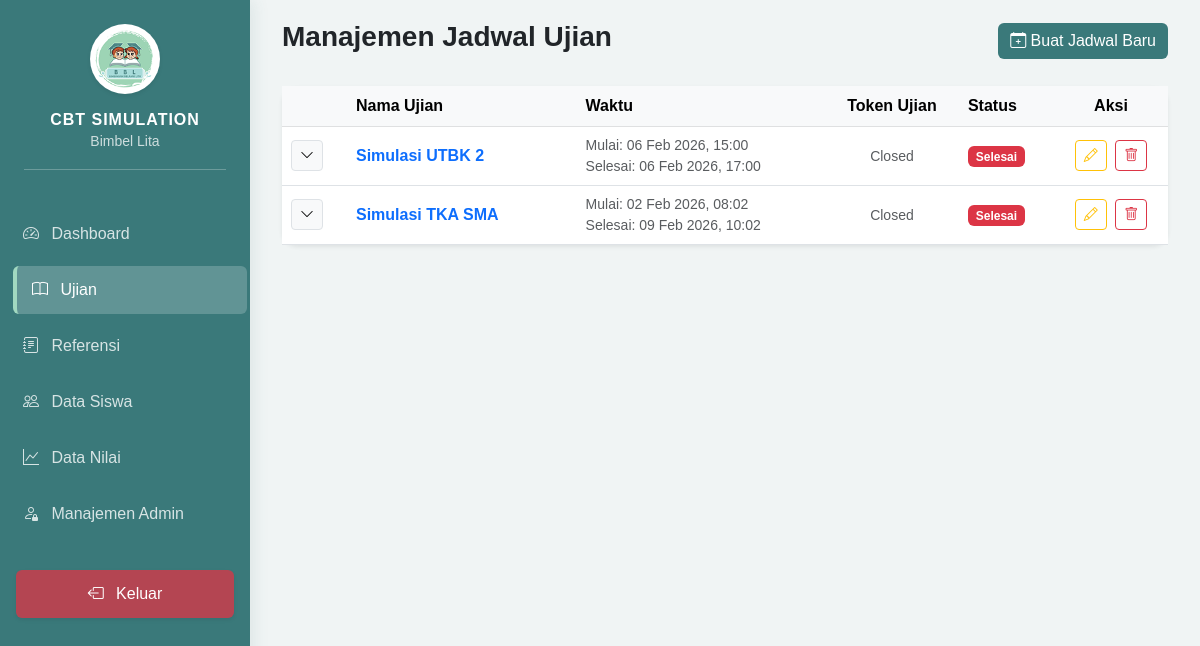
Page /admin/dashboard.php?page=exams (signed in) on the earlier database version.
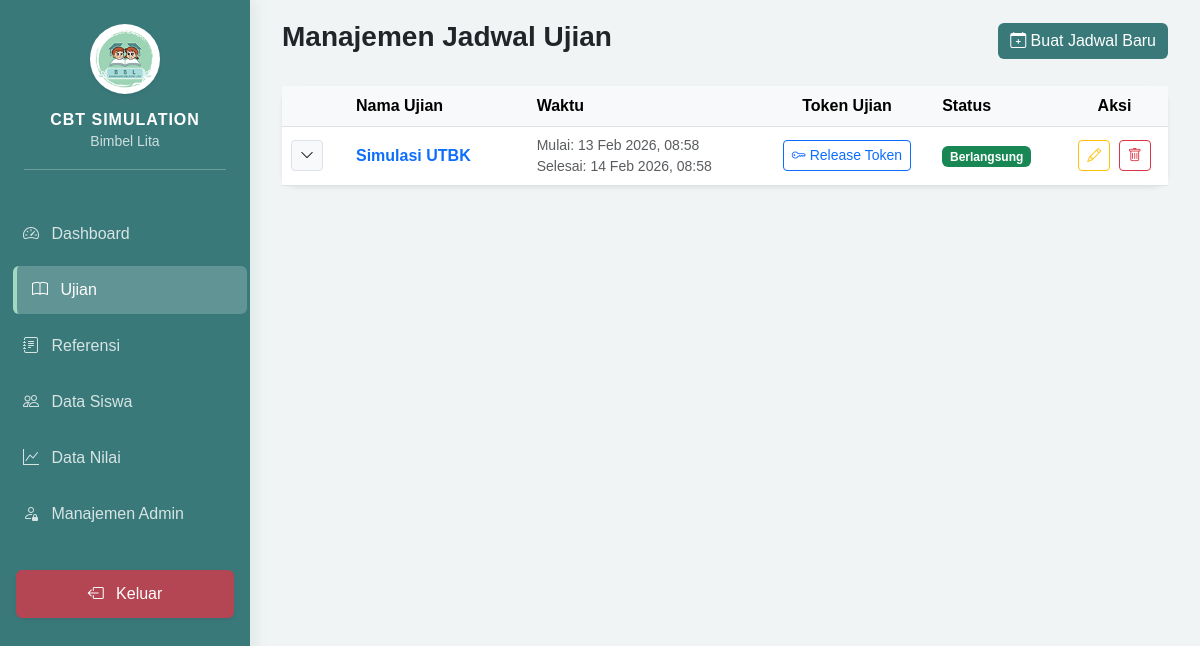
Same page on the later database version.
### tables this page shows
CREATE TABLE `exams` (
  `id` int NOT NULL,
  `exam_name` varchar(255) NOT NULL,
  `start_date` datetime NOT NULL,
  `end_date` datetime NOT NULL,
  `is_active` tinyint(1) DEFAULT '1',
  `created_at` timestamp NULL DEFAULT CURRENT_TIMESTAMP
);

### admin/modules/exams/index.php (the view, shortened to what this page needs)
<?php
require_once '../config/database.php';
$stmt = $pdo->query("SELECT * FROM exams ORDER BY start_date DESC");
$exams = $stmt->fetchAll();
?>
<div class="d-flex justify-content-between align-items-center mb-4">
    <h3 class="fw-bold">Manajemen Jadwal Ujian</h3>
    <button class="btn btn-primary" data-bs-toggle="modal" data-bs-target="#addExamModal">
        <i class="bi bi-calendar-plus"></i> Buat Jadwal Baru
    </button>
</div>
<div class="card border-0 shadow-sm">
    <div class="card-body p-0">
        <div class="table-responsive">
            <table class="table table-hover mb-0 align-middle">
                <thead class="table-light">
                    <tr>
                        <th width="50px"></th>
                        <th class="px-4">Nama Ujian</th>
                        <th>Waktu</th>
                        <th class="text-center">Token Ujian</th> <th>Status</th>
                        <th class="text-center">Aksi</th>
                    </tr>
                </thead>
                <tbody>
                    <?php foreach ($exams as $e): ?>
                    <?php
                        $now = date('Y-m-d H:i:s');
                        $is_started = ($now >= $e['start_date'] && $now <= $e['end_date']);
                        $is_finished = ($now > $e['end_date']);
                    ?>
                    <tr>
                        <td class="text-center">
                            <button class="btn btn-sm btn-light border" type="button" data-bs-toggle="collapse" data-bs-target="#subject-<?= $e['id'] ?>">
                                <i class="bi bi-chevron-down"></i>
                            </button>
                        </td>
                        <td class="px-4 fw-bold text-primary"><?= htmlspecialchars($e['exam_name']) ?></td>
                        <td>
                            <small class="d-block text-muted">Mulai: <?= date('d M Y, H:i', strtotime($e['start_date'])) ?></small>
                            <small class="d-block text-muted">Selesai: <?= date('d M Y, H:i', strtotime($e['end_date'])) ?></small>
                        </td>
                        <td class="text-center">
                            <?php if ($is_started): ?>
                                <div id="token-box-<?= $e['id'] ?>">
                                    <button class="btn btn-sm btn-outline-primary" onclick="initToken(<?= $e['id'] ?>)">
                                        <i class="bi bi-key"></i> Release Token
                                    </button>
                                </div>
                            <?php elseif ($is_finished): ?>
                                <span class="text-muted small">Closed</span>
                            <?php else: ?>
                                <span class="text-muted small">Belum Mulai</span>
                            <?php endif; ?>
                        </td>
                        <td>
                            <?php
                            if ($now < $e['start_date']) echo '<span class="badge bg-warning">Belum Mulai</span>';
                            elseif ($now > $e['end_date']) echo '<span class="badge bg-danger">Selesai</span>';
                            else echo '<span class="badge bg-success">Berlangsung</span>';
                            ?>
                        </td>
                        <td class="text-center">
                            <button class="btn btn-sm btn-outline-warning me-1" data-bs-toggle="modal" data-bs-target="#editExamModal<?= $e['id'] ?>">
                                <i class="bi bi-pencil"></i>
                            </button>
                            <a href="modules/exams/process.php?action=delete&id=<?= $e['id'] ?>"
                               class="btn btn-sm btn-outline-danger"
                               onclick="return confirm('Menghapus Exam akan menghapus semua Subject di dalamnya. Lanjutkan?')">
                                <i class="bi bi-trash"></i>
                            </a>
                        </td>
                    </tr>
                    <?php endforeach; ?>
                </tbody>
            </table>
        </div>
    </div>
</div>

### includes/header.php (shortened to what this page needs)
<!DOCTYPE html>
<html lang="id">
<head>
    <link href="https://cdn.jsdelivr.net/npm/bootstrap@5.3.0/dist/css/bootstrap.min.css" rel="stylesheet">
    <link rel="stylesheet" href="https://cdn.jsdelivr.net/npm/bootstrap-icons@1.11.0/font/bootstrap-icons.css">
</head>
<body>
<div class="sidebar" id="sidebar">
    <div class="p-4 text-center">
        <img src="../assets/img/logo-bimbel.png" alt="Logo" class="rounded-circle bg-white p-1 mb-3 shadow-sm" style="width: 70px; height: 70px; object-fit: contain;">
        <h6 class="fw-bold mb-0" style="letter-spacing: 1px;">CBT SIMULATION</h6>
        <small class="opacity-75">Bimbel Lita</small>
        <hr class="bg-white opacity-25 mt-3">
    </div>
    <ul class="nav flex-column px-2">
        <li class="nav-item">
            <a href="dashboard.php" class="nav-link mb-2 rounded <?= !isset($_GET['page']) ? 'active' : '' ?>">
                <i class="bi bi-speedometer2 me-2"></i> Dashboard
            </a>
        </li>
        <li class="nav-item">
            <a href="dashboard.php?page=exams" class="nav-link mb-2 rounded <?= ($_GET['page'] ?? '') == 'exams' ? 'active' : '' ?>">
                <i class="bi bi-book me-2"></i> Ujian
            </a>
        </li>
        <li class="nav-item">
            <a href="dashboard.php?page=references" class="nav-link mb-2 rounded <?= ($_GET['page'] ?? '') == 'references' ? 'active' : '' ?>">
                <i class="bi bi-journal-text me-2"></i> Referensi
            </a>
        </li>
        <li class="nav-item">
            <a href="dashboard.php?page=students" class="nav-link mb-2 rounded <?= ($_GET['page'] ?? '') == 'students' ? 'active' : '' ?>">
                <i class="bi bi-people me-2"></i> Data Siswa
            </a>
        </li>
        <li class="nav-item">
            <a href="dashboard.php?page=scores" class="nav-link mb-2 rounded <?= ($_GET['page'] ?? '') == 'scores' ? 'active' : '' ?>">
                <i class="bi bi-graph-up me-2"></i> Data Nilai
            </a>
        </li>
        <li class="nav-item">
            <a href="dashboard.php?page=admins" class="nav-link mb-2 rounded <?= ($_GET['page'] ?? '') == 'admins' ? 'active' : '' ?>">
                <i class="bi bi-person-lock me-2"></i> Manajemen Admin
            </a>
        </li>
        <li class="nav-item mt-4">
            <a href="../logout.php" class="nav-link mb-2 rounded text-white bg-danger bg-opacity-75 mx-2 text-center shadow-sm">
                <i class="bi bi-box-arrow-left me-2"></i> Keluar
            </a>
        </li>
    </ul>
</div>
<div class="main-content">

### admin/dashboard.php (shortened to what this page needs)
<?php
require_once '../config/database.php';
include '../includes/header.php';
$page = $_GET['page'] ?? 'main';
?>
<div class="container-fluid">
    <?php
    switch ($page) {
        case 'exams':
            include 'modules/exams/index.php';
            break;
            ?>
            <?php
    }
    ?>
</div>
<?php include '../includes/footer.php'; ?>

### includes/footer.php (shortened to what this page needs)
</div> <script src="https://code.jquery.com/jquery-3.7.0.min.js"></script>
    <link href="https://cdn.jsdelivr.net/npm/quill@2.0.3/dist/quill.snow.css" rel="stylesheet">
</body>
</html>

### includes/header.php (style rules this page uses)
:root { --sidebar-width: 250px; --primary-teal: #3a797a; --mint-green: #a2d9c1; --mint-light: #f0fdf4; }
body { background-color: #f0f4f4; font-family: 'Poppins', sans-serif; }
.sidebar { width: var(--sidebar-width); height: 100vh; position: fixed; background: var(--primary-teal); color: white; transition: 0.3s; z-index: 1000; box-shadow: 4px 0 15px rgba(58, 121, 122, 0.1); }
.main-content { margin-left: var(--sidebar-width); transition: 0.3s; padding: 20px; }
.nav-link { color: rgba(255,255,255,0.8); font-weight: 500; padding: 12px 15px; margin-bottom: 5px; transition: all 0.2s; }
.nav-link:hover, .nav-link.active { color: white; background: rgba(255,255,255,0.15); transform: translateX(5px); }
.nav-link.active { border-left: 4px solid var(--mint-green); background: rgba(255,255,255,0.2); }
.card { border-radius: 15px; border: none; box-shadow: 0 5px 15px rgba(0,0,0,0.05); }
.btn-primary { background-color: var(--primary-teal); border: none; }

Differences in the rows shown:
removed exams: exam_name "Simulasi UTBK 2", start_date "06 Feb 2026, 15:00", end_date "06 Feb 2026, 17:00", shows "Closed", shows "Selesai"
removed exams: exam_name "Simulasi TKA SMA", start_date "02 Feb 2026, 08:02", end_date "09 Feb 2026, 10:02", shows "Closed", shows "Selesai"
added exams: exam_name "Simulasi UTBK", start_date "13 Feb 2026, 08:58", end_date "14 Feb 2026, 08:58", shows "Berlangsung"
